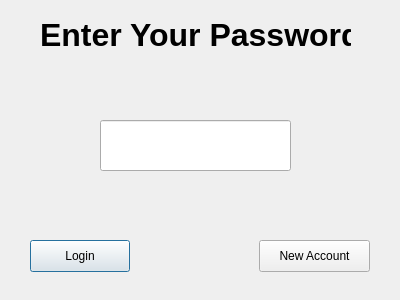
<?xml version="1.0" encoding="UTF-8"?>
<ui version="4.0">
 <class>LoginDialog</class>
 <widget class="QDialog" name="LoginDialog">
  <property name="geometry">
   <rect>
    <x>0</x>
    <y>0</y>
    <width>400</width>
    <height>300</height>
   </rect>
  </property>
  <property name="windowTitle">
   <string>Dialog</string>
  </property>
  <widget class="QLineEdit" name="passwordEdit">
   <property name="geometry">
    <rect>
     <x>100</x>
     <y>120</y>
     <width>191</width>
     <height>51</height>
    </rect>
   </property>
  </widget>
  <widget class="QPushButton" name="loginButton">
   <property name="geometry">
    <rect>
     <x>30</x>
     <y>240</y>
     <width>100</width>
     <height>32</height>
    </rect>
   </property>
   <property name="text">
    <string>Login</string>
   </property>
  </widget>
  <widget class="QPushButton" name="newAccountButton">
   <property name="geometry">
    <rect>
     <x>259</x>
     <y>240</y>
     <width>111</width>
     <height>32</height>
    </rect>
   </property>
   <property name="text">
    <string>New Account</string>
   </property>
  </widget>
  <widget class="QLabel" name="label">
   <property name="geometry">
    <rect>
     <x>40</x>
     <y>10</y>
     <width>311</width>
     <height>51</height>
    </rect>
   </property>
   <property name="text">
    <string>&lt;html&gt;&lt;head/&gt;&lt;body&gt;&lt;p align=&quot;center&quot;&gt;&lt;span style=&quot; font-size:24pt; font-weight:700;&quot;&gt;Enter Your Password&lt;/span&gt;&lt;/p&gt;&lt;/body&gt;&lt;/html&gt;</string>
   </property>
  </widget>
 </widget>
 <resources/>
 <connections/>
</ui>
